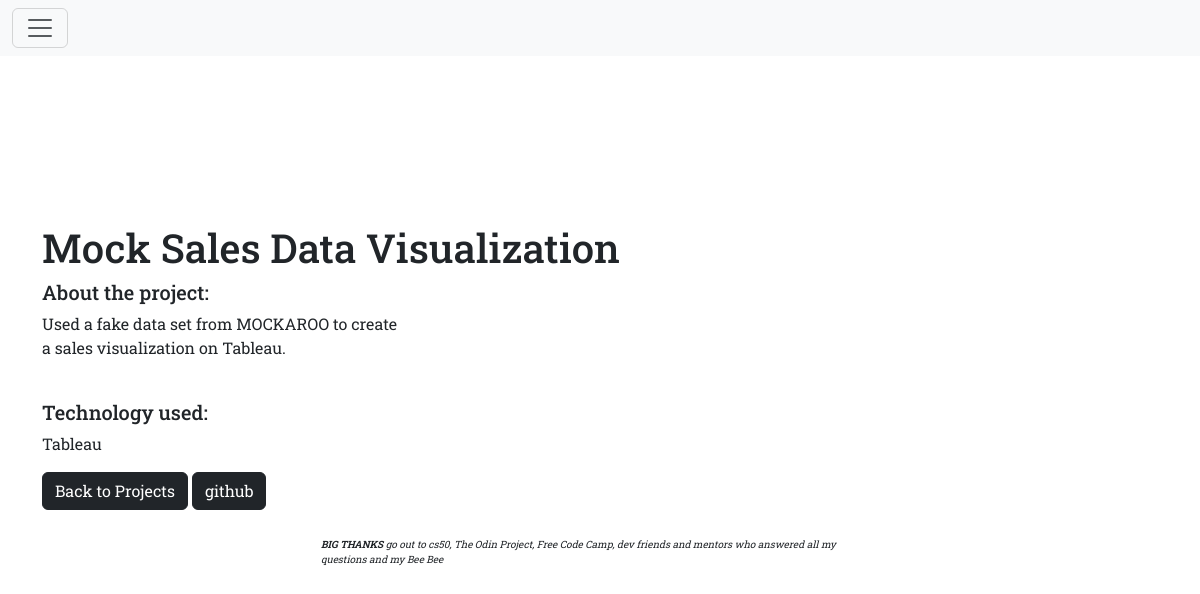
/projects/2/, run on an earlier commit of the app's database.
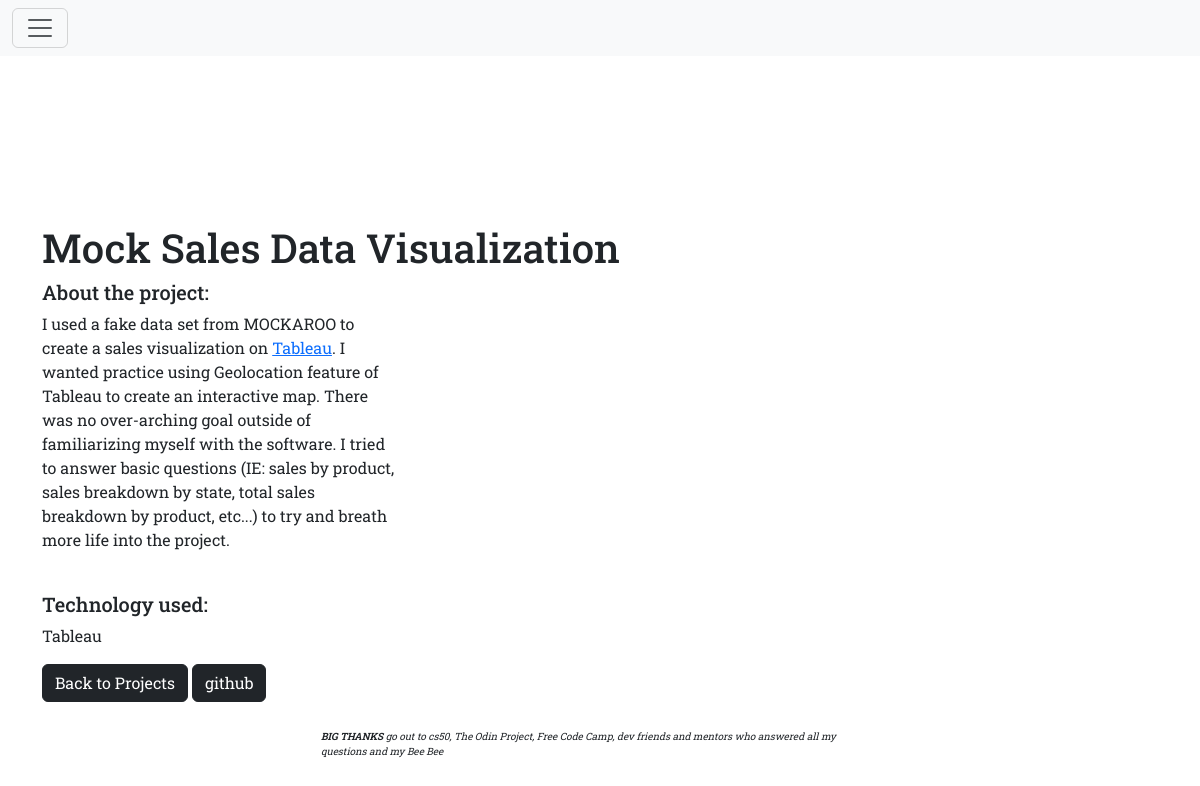
And on a later commit of the database.
### projects/models.py (models this page shows, shortened)
class Project(models.Model):
    title = models.CharField(max_length=100)
    description = models.TextField()
    quick_description = models.TextField(default="quick description")
    technology = models.CharField(max_length=20)

### projects/views.py (the view)
# urls.py: path("<int:pk>/", views.project_detail, name="project_detail"),
def project_detail(request, pk):
    project = Project.objects.get(pk=pk)
    context = {
        "project": project
    }
    return render(request, "projects/project_detail.html", context)

### projects/templates/projects/project_detail.html
{% extends "base.html" %}
{% block page_content %}
<div class="body-margin">
    <h1>{{ project.title }}</h1>
    <div class="row">
        <div class="col-md-4">
            <h5>About the project:</h5>
            {% autoescape off %}
                <p>{{ project.description }}</p>
            {% endautoescape %}
            <br>
            <h5>Technology used:</h5>
            <p>{{ project.technology }}</p>
            <div>
                <a href="{% url 'project_index' %}" class="btn btn-dark">
                    Back to Projects
                </a>
                <a href="https://github.com/TeaZea" target="_blank" class="btn btn-dark">
                    github
                </a>
            </div>
        </div>
    </div>
</div>
{% endblock page_content %}

What changed in the data, as far as the page shows it:
changed Project "Mock Sales Data Visualization": description "Used a fake data set from MOCKAROO to create a sales visualization on Tableau." → "I used a fake data set from MOCKAROO to create a sales visualization on Tableau . I wanted practice using Geolocation feature of Tableau to create an interactive map. There was no over-arching goal outside of familiarizing myself with the software. I tried to answer basic questions (IE: sales by product, sales breakdown by state, total sales breakdown by product, etc...) to try and breath more life into the project."
